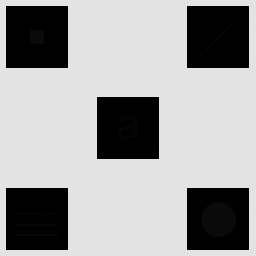
#> input picture TP1/Imagen_con_detalles_escondidos.tif, 256 x 256 px, found by its file name
$ python problem-1.py
#> lines starting #> are read from the running program, lines starting #| are printed output that depends on the picture
#> further down, img is the input picture: shape (256, 256); min 0, max 228, mean 160.7
import cv2
import numpy as np
from matplotlib import pyplot as plt

def local_histogram(img, M, N):
    # Extendemos los bordes de la imagen
#> called with M = 15, N = 15
    img_expand = cv2.copyMakeBorder(img, M//2, M//2, N//2, N//2, cv2.BORDER_REPLICATE)
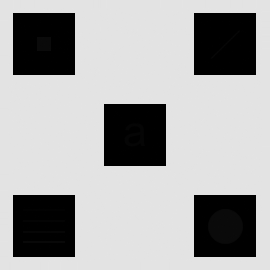
#> img_expand: shape (270, 270); min 0, max 228, mean 167.4

    # Imagen de salida
    img_equalized = np.zeros_like(img)

    # Deslizamos el kernel por la imagen
    for i in range(img.shape[0]):
        for j in range(img.shape[1]):
            # Definimos el kernel en (i, j)
            window = img_expand[i:i+M, j:j+N]
            # Ecualizacion del histograma local
            img_equalized[i, j] = cv2.equalizeHist(window)[M//2, N//2]
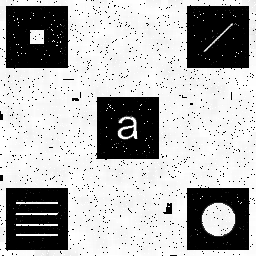
#> img_equalized: shape (256, 256); min 0, max 255, mean 177.4

    return img_equalized

img = cv2.imread("TP1/Imagen_con_detalles_escondidos.tif", cv2.IMREAD_GRAYSCALE)
M, N = 15, 15  # Tamaño del kernel

# Aplicamos la ecualización local del histograma
img_equalized = local_histogram(img, M, N)

# Mostramos la imagen original y la ecualizada
plt.figure(figsize=(10,5))
plt.subplot(1, 2, 1)
plt.title('Imagen Original')
plt.imshow(img, cmap='gray')

plt.subplot(1, 2, 2)
plt.title('Imagen Ecualizada (Kernel 18x18)')
plt.imshow(img_equalized, cmap='gray')
plt.show()
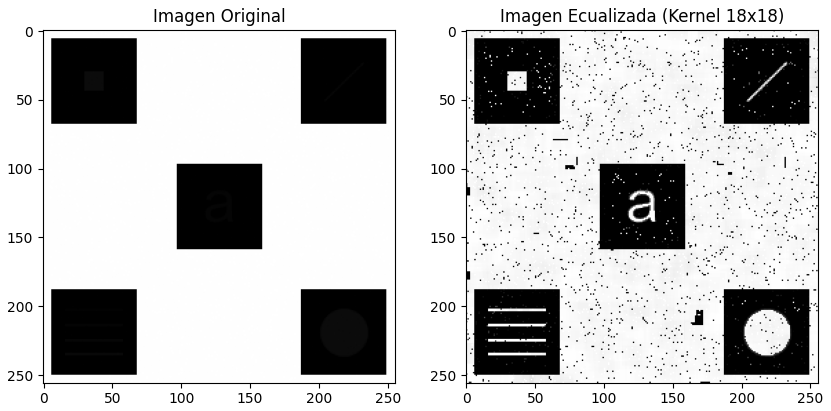
#> figure drawn by matplotlib, 2 panels
